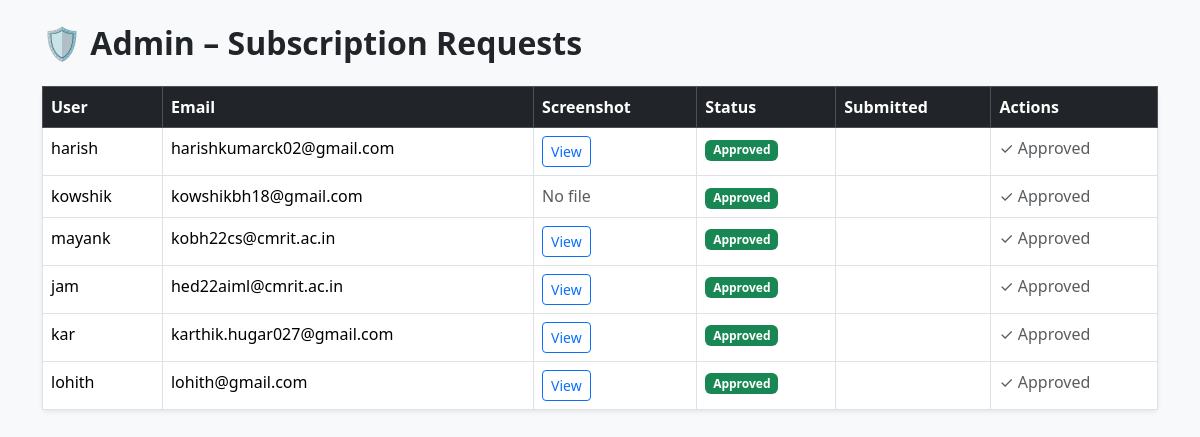
The app's page /app/admin/subscriptions/ (signed in) with its own data.
### ai_app/models.py (models this page shows, shortened)
class Subscription(models.Model):
    user = models.OneToOneField(User, on_delete=models.CASCADE)
    active = models.BooleanField(default=False)
    screenshot = models.ImageField(upload_to="payments/", blank=True, null=True)
    payment_ref = models.CharField(max_length=200, blank=True)
    requested_at = models.DateTimeField(auto_now_add=True)
    approved_at = models.DateTimeField(null=True, blank=True)

### ai_app/views.py (the view)
# urls.py: path("admin/subscriptions/", views.admin_subscriptions, name="admin_subscriptions"),
@staff_member_required
def admin_subscriptions(request):
    subs = Subscription.objects.all().order_by("-requested_at")
    return render(request, "ai_app/admin_subscriptions.html", {"subs": subs})

### ai_app/templates/ai_app/admin_subscriptions.html (shortened to what this page needs)
{% load static %}
<!DOCTYPE html>
<html>
  <head>
    <link
      rel="stylesheet"
      href="https://cdn.jsdelivr.net/npm/bootstrap@5.3.3/dist/css/bootstrap.min.css"
    />
  </head>
  <body class="bg-light">
    <div class="container mt-4">
      <h2 class="fw-bold mb-4">🛡 Admin – Subscription Requests</h2>
      <table class="table table-bordered table-hover bg-white rounded shadow-sm">
        <thead class="table-dark">
          <tr>
            <th>User</th>
            <th>Email</th>
            <th>Screenshot</th>
            <th>Status</th>
            <th>Submitted</th>
            <th>Actions</th>
          </tr>
        </thead>
        <tbody>
          {% for sub in subs %}
          <tr>
            <td>{{ sub.user.username }}</td>
            <td>{{ sub.user.email }}</td>
            <td>
              {% if sub.screenshot %}
              <a
                href="{{ sub.screenshot.url }}"
                target="_blank"
                class="btn btn-sm btn-outline-primary"
              >View</a>
              {% else %}
              <span class="text-muted">No file</span>
              {% endif %}
            </td>
            <td>
              {% if sub.active %}
                <span class="badge bg-success">Approved</span>
              {% elif not sub.active and sub.screenshot %}
                <span class="badge bg-warning text-dark">Pending</span>
              {% else %}
                <span class="badge bg-danger">Rejected</span>
              {% endif %}
            </td>
            <td>{{ sub.created_at|date:"M d, Y H:i" }}</td>
            <td>
              {% if sub.active %}
                <span class="text-muted">✓ Approved</span>
              {% elif not sub.active and not sub.screenshot %}
                <span class="text-muted">✗ Rejected</span>
              {% else %}
                <a href="{% url 'ai_app:approve_subscription' sub.id %}"
                   class="btn btn-success btn-sm">Approve</a>
                <a href="{% url 'ai_app:reject_subscription' sub.id %}"
                   class="btn btn-danger btn-sm">Reject</a>
              {% endif %}
            </td>
          </tr>
          {% empty %}
          <tr>
            <td colspan="6" class="text-center py-3 text-muted">
              No pending subscriptions.
            </td>
          </tr>
          {% endfor %}
        </tbody>
      </table>
    </div>
  </body>
</html>

### records on screen
Subscription: user.username "harish", user.email "harishkumarck02@gmail.com", active "Approved"
Subscription: user.username "kowshik", user.email "kowshikbh18@gmail.com", screenshot "No file", active "Approved"
Subscription: user.username "mayank", user.email "kobh22cs@cmrit.ac.in", active "Approved"
Subscription: user.username "jam", user.email "hed22aiml@cmrit.ac.in", active "Approved"
Subscription: user.username "kar", user.email "karthik.hugar027@gmail.com", active "Approved"
Subscription: user.username "lohith", user.email "lohith@gmail.com", active "Approved"
